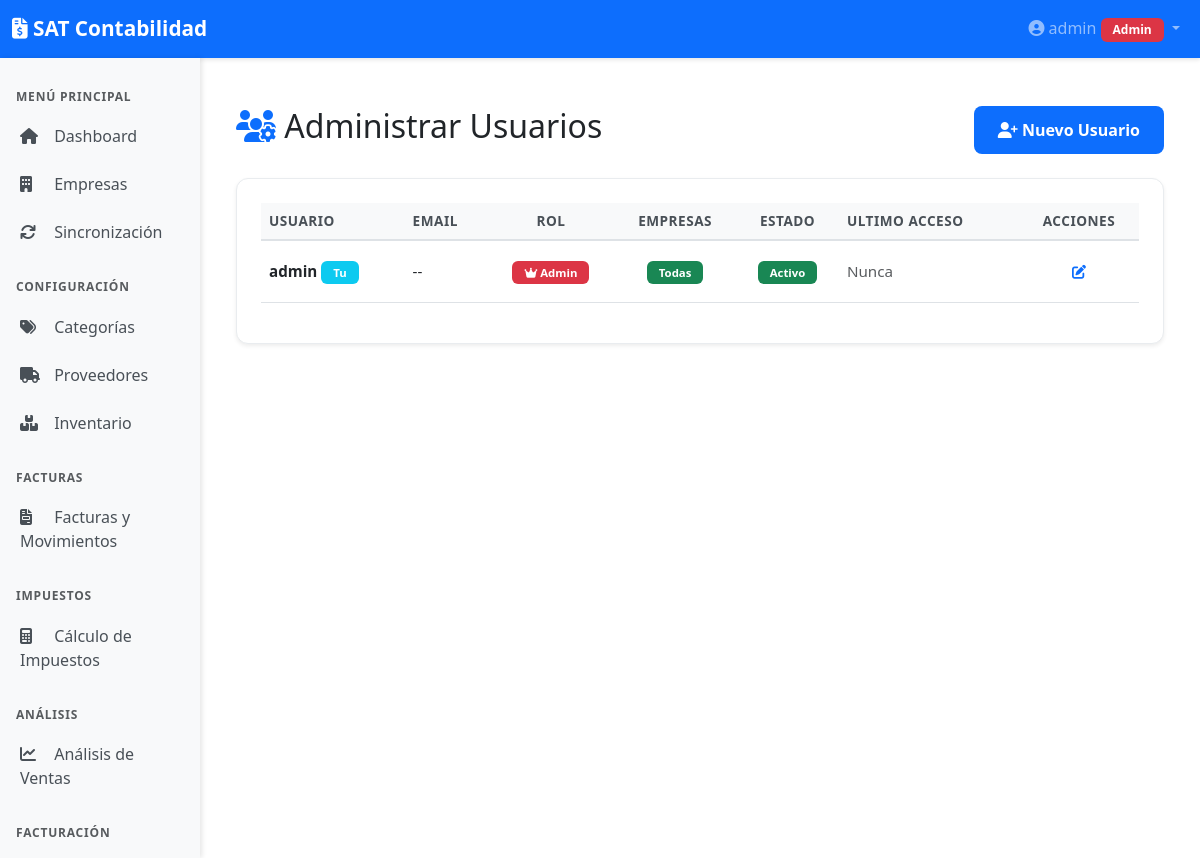
/admin/users (signed in), run on an earlier commit of the app's database.
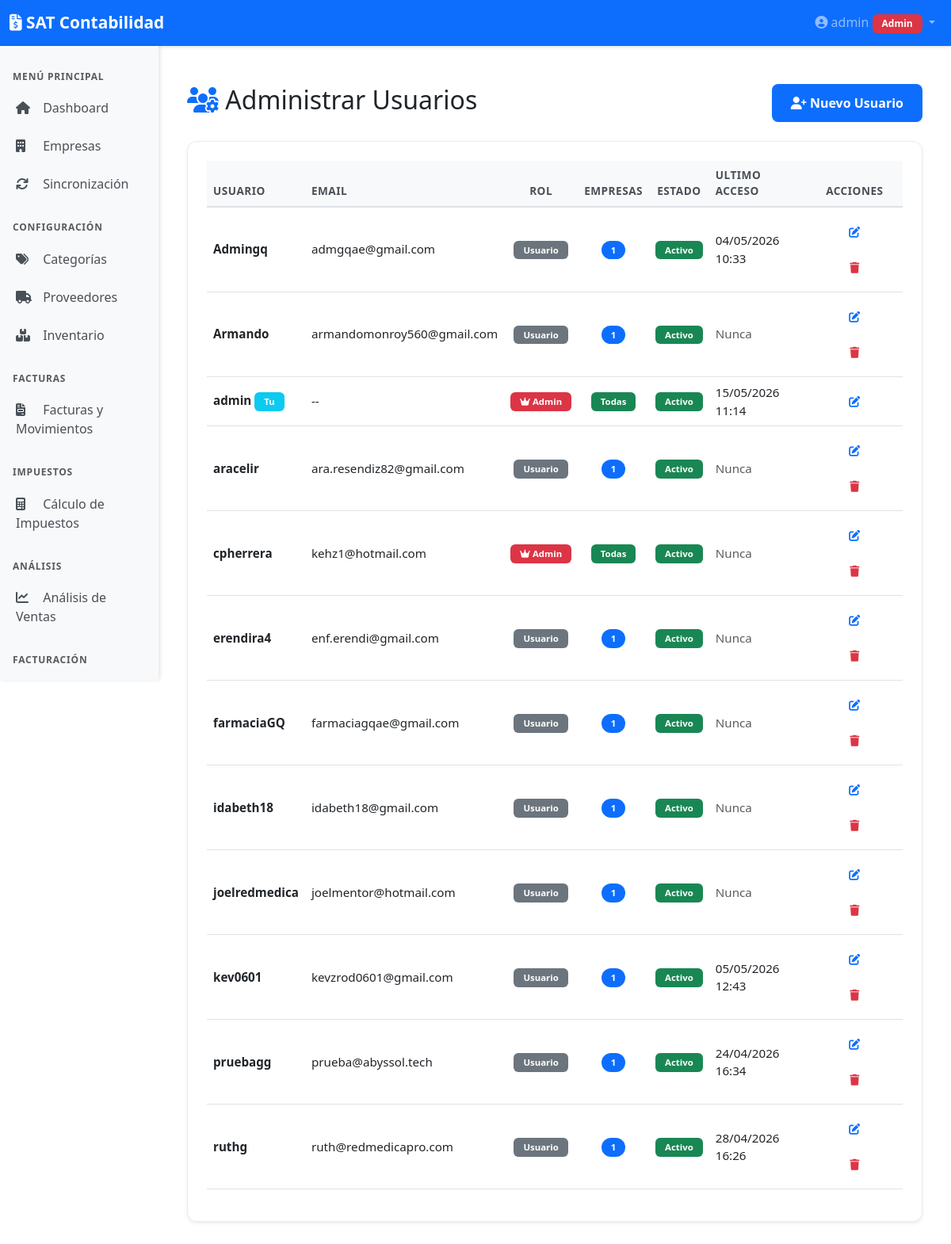
And on a later commit of the database.
### models.py (models this page shows, shortened)
class User(UserMixin, db.Model):
    __tablename__ = 'user'
    id = db.Column(db.Integer, primary_key=True)
    username = db.Column(db.String(64), unique=True, nullable=False, index=True)
    email = db.Column(db.String(120), unique=True, nullable=True, index=True)
    password_hash = db.Column(db.String(256))  # Larger for modern hash algorithms
    created_at = db.Column(db.DateTime, default=datetime.utcnow)
    last_login = db.Column(db.DateTime, nullable=True)
    is_active = db.Column(db.Boolean, default=True)
    is_admin = db.Column(db.Boolean, default=False)  # Admin can manage users and access all
    company_access = db.relationship('UserCompanyAccess', back_populates='user', cascade='all, delete-orphan')
    def has_any_perm(self, *perm_names):
        if self.is_admin:
            return True
        for access in self.company_access:
            for name in perm_names:
                if getattr(access, f'perm_{name}', False):
                    return True
        return False

### routes/admin.py (the view)
@admin_bp.route('/admin/users')
@admin_required
def admin_users():
    users = User.query.order_by(User.username).all()
    return render_template('admin/users.html', users=users)

### templates/admin/users.html (shortened to what this page needs)
{% extends "base.html" %}
{% block content %}
<div class="container-fluid mt-4">
    <div class="d-flex justify-content-between align-items-center mb-4">
        <h2><i class="fas fa-users-cog text-primary"></i> Administrar Usuarios</h2>
        <a href="{{ url_for('admin.admin_add_user') }}" class="btn btn-primary">
            <i class="fas fa-user-plus"></i> Nuevo Usuario
        </a>
    </div>
    <div class="card shadow-sm">
        <div class="card-body">
            <div class="table-responsive">
                <table class="table table-hover align-middle">
                    <thead class="table-light">
                        <tr>
                            <th>Usuario</th>
                            <th>Email</th>
                            <th class="text-center">Rol</th>
                            <th class="text-center">Empresas</th>
                            <th class="text-center">Estado</th>
                            <th>Ultimo Acceso</th>
                            <th class="text-center">Acciones</th>
                        </tr>
                    </thead>
                    <tbody>
                        {% for user in users %}
                        <tr>
                            <td>
                                <strong>{{ user.username }}</strong>
                                {% if user.id == current_user.id %}
                                <span class="badge bg-info">Tu</span>
                                {% endif %}
                            </td>
                            <td>{{ user.email or '--' }}</td>
                            <td class="text-center">
                                {% if user.is_admin %}
                                <span class="badge bg-danger"><i class="fas fa-crown"></i> Admin</span>
                                {% else %}
                                <span class="badge bg-secondary">Usuario</span>
                                {% endif %}
                            </td>
                            <td class="text-center">
                                {% if user.is_admin %}
                                <span class="badge bg-success">Todas</span>
                                {% else %}
                                <span class="badge bg-primary rounded-pill">{{ user.company_access|length }}</span>
                                {% endif %}
                            </td>
                            <td class="text-center">
                                {% if user.is_active %}
                                <span class="badge bg-success">Activo</span>
                                {% else %}
                                <span class="badge bg-danger">Inactivo</span>
                                {% endif %}
                            </td>
                            <td>
                                {% if user.last_login %}
                                {{ user.last_login.strftime('%d/%m/%Y %H:%M') }}
                                {% else %}
                                <span class="text-muted">Nunca</span>
                                {% endif %}
                            </td>
                            <td class="text-center">
                                <a href="{{ url_for('admin.admin_edit_user', user_id=user.id) }}"
                                   class="btn btn-sm btn-outline-primary" title="Editar">
                                    <i class="fas fa-edit"></i>
                                </a>
                                {% if user.id != current_user.id %}
                                <button type="button" class="btn btn-sm btn-outline-danger" title="Eliminar"
                                    onclick="confirmDeleteUser('{{ user.id }}', '{{ user.username }}')">
                                    <i class="fas fa-trash"></i>
                                </button>
                                {% endif %}
                            </td>
                        </tr>
                        {% endfor %}
                    </tbody>
                </table>
            </div>
        </div>
    </div>
</div>
{% endblock %}

### templates/base.html (shortened to what this page needs)
<!DOCTYPE html>
<html lang="es">
<head>
    <link href="https://cdn.jsdelivr.net/npm/bootstrap@5.3.0/dist/css/bootstrap.min.css" rel="stylesheet">
    <link rel="stylesheet" href="https://cdnjs.cloudflare.com/ajax/libs/font-awesome/6.4.0/css/all.min.css">
    <link href="https://cdn.jsdelivr.net/npm/tom-select@2.3.1/dist/css/tom-select.bootstrap5.min.css" rel="stylesheet">
    <link rel="stylesheet" href="{{ url_for('static', filename='css/main.css') }}">
</head>
<body>
    <nav class="navbar navbar-expand-lg navbar-dark bg-primary">
        <div class="container-fluid">
            <a class="navbar-brand" href="/">
                <i class="fas fa-file-invoice-dollar"></i> SAT Contabilidad
            </a>
            <div class="collapse navbar-collapse" id="navbarNav">
                {% set _navbar_company = company or selected_company %}
                <ul class="navbar-nav ms-auto">
                    <li class="nav-item dropdown">
                        <a class="nav-link dropdown-toggle" href="#" id="navbarDropdown" role="button"
                            data-bs-toggle="dropdown" aria-expanded="false">
                            <i class="fas fa-user-circle"></i> {{ current_user.username }}
                            {% if current_user.is_admin %}
                            <span class="badge bg-danger">Admin</span>
                            {% endif %}
                        </a>
                    </li>
                </ul>
            </div>
        </div>
    </nav>
    <div class="container-fluid">
        <div class="row">
            <nav class="col-md-2 d-md-block bg-light sidebar vh-100 position-sticky top-0">
                <div class="position-sticky pt-3">
                    {% set nav_is_admin = current_user.is_authenticated and current_user.is_admin %}
                    <h6 class="sidebar-heading px-3 text-muted">
                        MENÚ PRINCIPAL
                    </h6>
                    <ul class="nav flex-column">
                        <li class="nav-item">
                            <a class="nav-link" href="/">
                                <i class="fas fa-home"></i> Dashboard
                            </a>
                        </li>
                        {% if nav_is_admin or current_user.company_access %}
                        <li class="nav-item">
                            <a class="nav-link" href="/companies">
                                <i class="fas fa-building"></i> Empresas
                            </a>
                        </li>
                        {% endif %}
                        {% if has_any_perm('sync') %}
                        <li class="nav-item">
                            <a class="nav-link" href="/sync">
                                <i class="fas fa-sync"></i> Sincronización
                            </a>
                        </li>
                        {% endif %}
                    </ul>
                    {% if has_any_perm('inventory', 'inventory_admin') %}
                    <h6 class="sidebar-heading px-3 mt-4 text-muted">
                        CONFIGURACIÓN
                    </h6>
                    <ul class="nav flex-column">
                        <li class="nav-item">
                            <a class="nav-link" href="/categories">
                                <i class="fas fa-tags"></i> Categorías
                            </a>
                        </li>
                        <li class="nav-item">
                            <a class="nav-link" href="/suppliers">
                                <i class="fas fa-truck"></i> Proveedores
                            </a>
                        </li>
                        <li class="nav-item">
                            <a class="nav-link" href="/inventory">
                                <i class="fas fa-boxes"></i> Inventario
                            </a>
                        </li>
                    </ul>
                    {% endif %}
                    {% if has_any_perm('invoices', 'ppd') %}
                    <h6 class="sidebar-heading px-3 mt-4 text-muted">
                        FACTURAS
                    </h6>
                    <ul class="nav flex-column">
                        <li class="nav-item">
                            <a class="nav-link" href="/search/advanced">
                                <i class="fas fa-file-invoice"></i> Facturas y Movimientos
                            </a>
                            {% set nav_company = company or selected_company %}
                        </li>
                    </ul>
                    {% endif %}
                    {% if has_any_perm('taxes') %}
                    <h6 class="sidebar-heading px-3 mt-4 text-muted">
                        IMPUESTOS
                    </h6>
                    <ul class="nav flex-column">
                        <li class="nav-item">
                            <a class="nav-link" href="/taxes">
                                <i class="fas fa-calculator"></i> Cálculo de Impuestos
                            </a>
                        </li>
                    </ul>
                    {% endif %}
                    {% if has_any_perm('sales') %}
                    <h6 class="sidebar-heading px-3 mt-4 text-muted">
                        ANÁLISIS
                    </h6>
                    <ul class="nav flex-column">
                        <li class="nav-item">
                            <a class="nav-link" href="/sales">
                                <i class="fas fa-chart-line"></i> Análisis de Ventas
                            </a>
                        </li>
                    </ul>
                    {% endif %}
                    {% if has_any_perm('facturacion') %}
                    <h6 class="sidebar-heading px-3 mt-4 text-muted">
                        FACTURACIÓN
                    </h6>
                    <ul class="nav flex-column">
                        <li class="nav-item">
                            <a class="nav-link" href="/facturacion">
                            </a>
                        </li>
                    </ul>
                    {% endif %}
                </div>
            </nav>
            <main class="col-md-10 ms-sm-auto px-md-4">
                <div class="py-4">
                    {% block content %}{% endblock %}
                </div>
            </main>
        </div>
    </div>
</body>
</html>

### static/css/main.css (style rules this page uses)
:root { --color-primary: #0d6efd; --color-success: #28a745; --color-danger: #dc3545; --color-warning: #ffc107; --color-info: #17a2b8; --color-dark: #343a40; --color-teal: #20c997; --color-purple: #7b3bb3; --shadow-sm: 0 2px 4px rgba(0,0,0,0.1); --shadow-md: 0 4px 12px rgba(0,0,0,0.15); --shadow-lg: 0 8px 24px rgba(0,0,0,0.2); }
.btn { border-radius: 8px; padding: 12px 24px; font-weight: 600; transition: all 0.3s ease; border: none; }
.table { font-size: 0.95rem; }
.table thead th { border-bottom: 2px solid #dee2e6; font-weight: 700; text-transform: uppercase; font-size: 0.85rem; letter-spacing: 0.5px; color: #495057; background: #f8f9fa; }
.table tbody tr { transition: all 0.2s ease; }
.sidebar { padding: 0; box-shadow: 2px 0 5px rgba(0,0,0,0.1); overflow-y: auto; max-height: 100vh; }
.sidebar .nav-link { color: #495057; padding: 12px 20px; border-radius: 0; transition: all 0.3s; font-weight: 500; }
.sidebar .nav-link i { margin-right: 10px; width: 20px; }
.sidebar-heading { font-size: 0.75rem; font-weight: 700; text-transform: uppercase; letter-spacing: 0.8px; margin-top: 1rem; color: #6c757d; }
.card { border-radius: 12px; margin-bottom: 1.5rem; border: 1px solid #e9ecef; box-shadow: var(--shadow-sm); }
.card-body { padding: 1.5rem; }
.badge { font-weight: 600; padding: 6px 12px; border-radius: 6px; }
.navbar { box-shadow: var(--shadow-sm); }
.navbar-brand { font-weight: 700; font-size: 1.3rem; }

What changed in the data, as far as the page shows it:
changed User "admin": last_login (not shown) → "15/05/2026 11:14"; no longer shows "Nunca"
added User: username "Admingq", email "admgqae@gmail.com", is_admin "Usuario", company_access|length "1", is_active "Activo", last_login "04/05/2026 10:33"
added User: username "Armando", email "armandomonroy560@gmail.com", is_admin "Usuario", company_access|length "1", is_active "Activo", shows "Nunca"
added User: username "aracelir", email "ara.resendiz82@gmail.com", is_admin "Usuario", company_access|length "1", is_active "Activo", shows "Nunca"
added User: username "cpherrera", email "kehz1@hotmail.com", is_admin True (drawn), is_active "Activo", shows "Nunca"
added User: username "erendira4", email "enf.erendi@gmail.com", is_admin "Usuario", company_access|length "1", is_active "Activo", shows "Nunca"
added User: username "farmaciaGQ", email "farmaciagqae@gmail.com", is_admin "Usuario", company_access|length "1", is_active "Activo", shows "Nunca"
added User: username "idabeth18", email "idabeth18@gmail.com", is_admin "Usuario", company_access|length "1", is_active "Activo", shows "Nunca"
added User: username "joelredmedica", email "joelmentor@hotmail.com", is_admin "Usuario", company_access|length "1", is_active "Activo", shows "Nunca"
added User: username "kev0601", email "kevzrod0601@gmail.com", is_admin "Usuario", company_access|length "1", is_active "Activo", last_login "05/05/2026 12:43"
added User: username "pruebagg", email "prueba@abyssol.tech", is_admin "Usuario", company_access|length "1", is_active "Activo", last_login "24/04/2026 16:34"
added User: username "ruthg", email "ruth@redmedicapro.com", is_admin "Usuario", company_access|length "1", is_active "Activo", last_login "28/04/2026 16:26"
